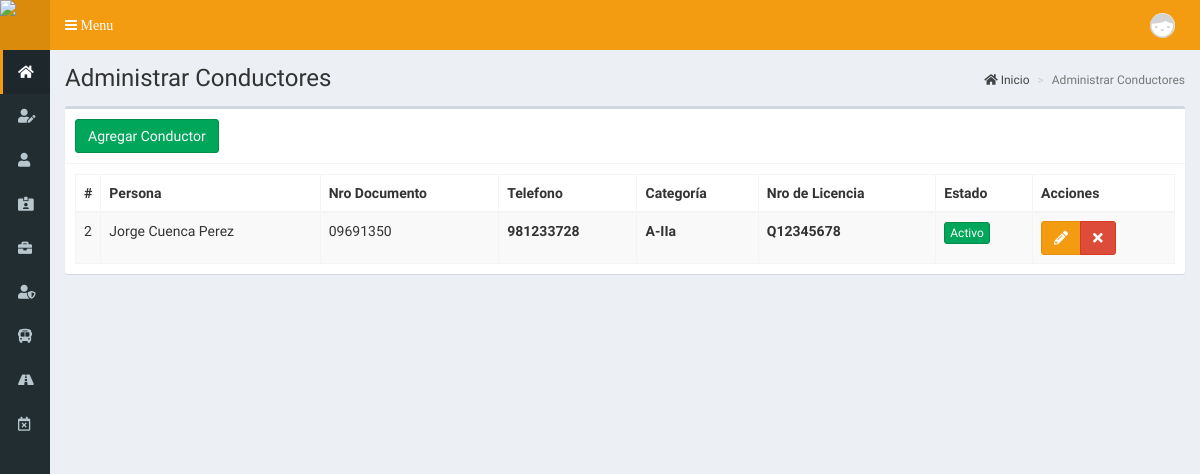
Screenshot of /conductores (signed in) with the database file from the repository.
### tables this page shows
CREATE TABLE `conductor` (
  `Id` int(11) NOT NULL,
  `IdPersona` varchar(20) NOT NULL,
  `NroLicencia` varchar(15) NOT NULL,
  `CatLicencia` varchar(10) NOT NULL,
  `Estado` int(11) NOT NULL DEFAULT 1
);

CREATE TABLE `persona` (
  `Id` varchar(20) NOT NULL,
  `TipoDocumento` varchar(30) NOT NULL,
  `Nacionalidad` varchar(30) NOT NULL,
  `Nombre` varchar(50) NOT NULL,
  `ApellidoPa` varchar(30) NOT NULL,
  `ApellidoMa` varchar(30) NOT NULL,
  `Telefono` varchar(14) NOT NULL,
  `Correo` varchar(50) DEFAULT NULL,
  `Direccion` varchar(60) DEFAULT NULL,
  `Creado` timestamp NOT NULL DEFAULT current_timestamp() ON UPDATE current_timestamp()
);

### controladores/plantilla.controlador.php (called while the page is built)
<?php
class ControladorPlantilla{
    static public function ctrPlantilla(){
        include "vistas/plantilla.php";
    }
}

### index.php (called while the page is built, shortened)
<?php
require_once "controladores/plantilla.controlador.php";
require_once "controladores/conductores.controlador.php";
require_once "modelos/conductores.modelo.php";
$plantilla = new ControladorPlantilla();
$plantilla -> ctrPlantilla();

### modelos/conexion.php (called while the page is built)
<?php
class Conexion{
    static public function conectar(){
        $link = new PDO("mysql:host=localhost;dbname=bdsanjudas","root","");
        $link -> exec("set names utf8");
        return $link;
    }
}

### modelos/conductores.modelo.php (called while the page is built, shortened)
<?php
require_once "Conexion.php";
class ModeloConductor{
    static public function mdlListar(){
        $stmt = Conexion::conectar() -> prepare("SELECT * FROM persona P inner join conductor C on C.IdPersona = P.Id");
        $stmt -> execute();
        return $stmt -> fetchAll();
    }
}

### controladores/conductores.controlador.php (called while the page is built, shortened)
<?php
class ControladorConductor{
    static public function ctrListar(){
        $Lista = ModeloConductor::mdlListar();
        return $Lista;
    }
}

### vistas/modulos/conductores.php (the view, shortened to what this page needs)
<div class="content-wrapper">
    <section class="content-header">
      <h1>
        Administrar Conductores
      </h1>
      <ol class="breadcrumb">
        <li><a href="inicio"><i class="fas fa-home"></i> Inicio</a></li>
        <li class="active">Administrar Conductores</li>
      </ol>
    </section>
    <section class="content">
      <div class="box">
          <div class="box-header with-border">
              <button class="btn btn-success" data-toggle="modal" data-target="#modalAgregarConductor">
              Agregar Conductor
              </button>
          </div>
          <div class="box-body">
          <table class="table table-bordered table-striped dt-responsive tablas">
              <thead>
                <tr>
                    <th  style="width:10px">#</th>
                    <th>Persona</th>
                    <th>Nro Documento</th>
                    <th>Telefono</th>
                    <th>Categoría</th>
                    <th>Nro de Licencia</th>
                    <th>Estado</th>
                    <th>Acciones</th>
                </tr>
              </thead>
              <tbody>
                <?php
                    $ListaCon=ControladorConductor::ctrListar();
                    foreach($ListaCon as $Key => $Con){
                ?>
                  <tr>
                      <td><?=$Con["Id"]?></td>
                      <td><?=$Con["Nombre"]?> <?=$Con["ApellidoPa"]?> <?=$Con["ApellidoMa"]?></td>
                      <td><?=$Con["IdPersona"]?></td>
                      <th><?=$Con["Telefono"]?></th>
                      <th><?=$Con["CatLicencia"]?></th>
                      <th><?=$Con["NroLicencia"]?></th>
                      <td>
                        <?php
                            if($Con["Estado"]==="1"){
                                echo '<button class="btn btn-success btn-xs">Activo</button>';
                            }else{
                                echo '<button class="btn btn-danger btn-xs">Inactivo</button>';
                            }
                        ?>
                      </td>
                      <td>
                        <div class="btn-group">
                            <button class="btn btn-warning"><i class="fas fa-pencil-alt"></i></button>
                            <button class="btn btn-danger" onclick="getBorrarUsu(<?=$Con['Id']?>)"
                                        data-toggle="modal" data-target="#modalBorrar" ><i
                                            class="fa fa-times"></i></button>
                        </div>
                      </td>
                  </tr>
                <?php } ?>
              </tbody>
          </table>
          </div>
      </div>
    </section>
  </div>

### rows the page displays
conductor: Id "2", IdPersona.Nombre "Jorge", IdPersona.ApellidoPa "Cuenca", IdPersona.ApellidoMa "Perez", IdPersona "09691350", IdPersona.Telefono "981233728", CatLicencia "A-IIa", NroLicencia "Q12345678", Estado "Activo"
